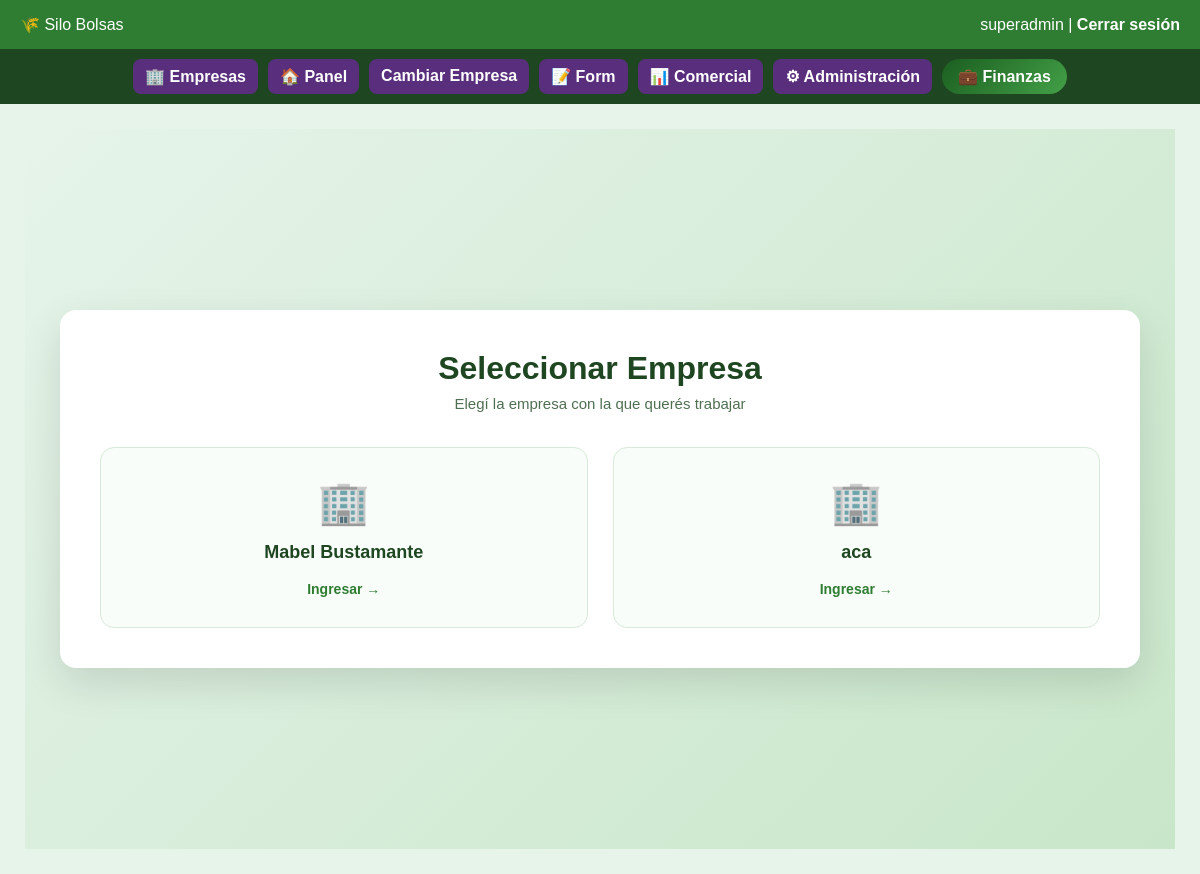
The page /panel (signed in) on the database as committed earlier.
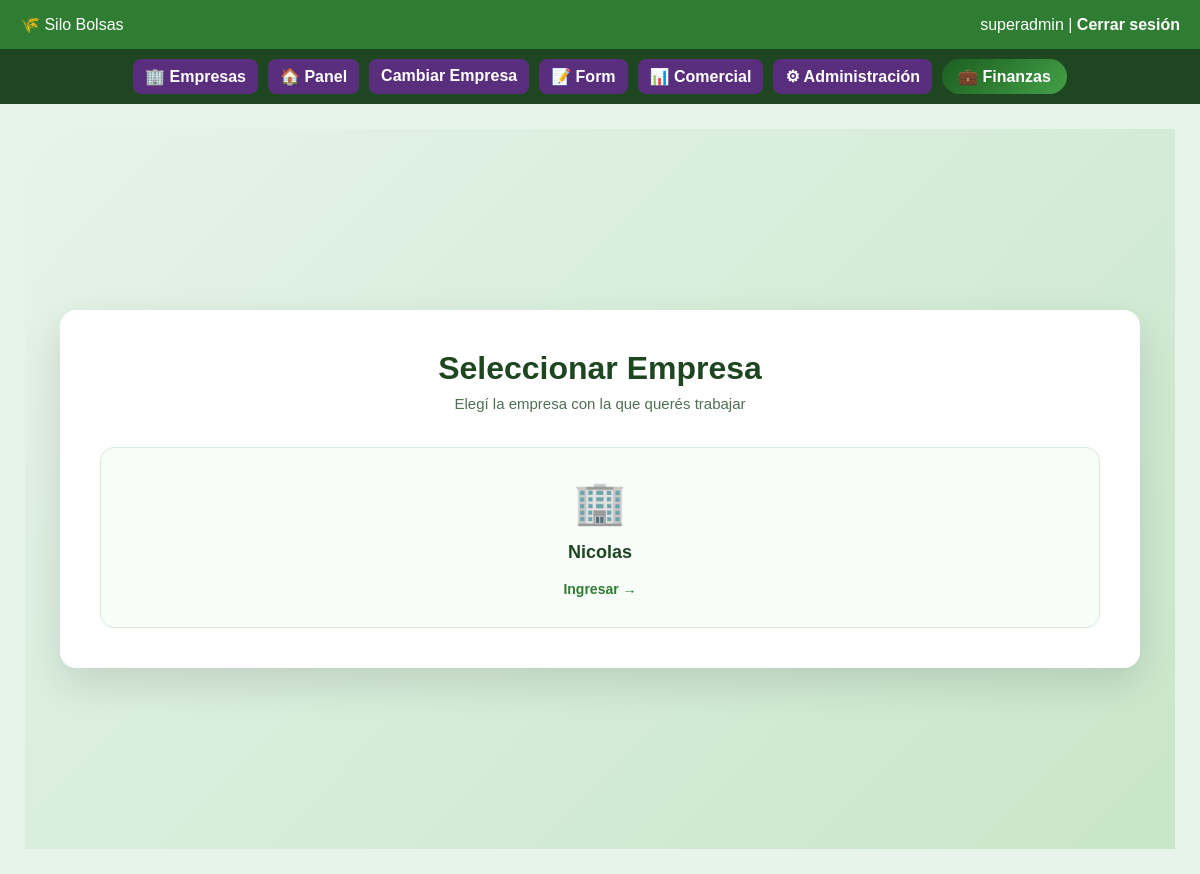
The same page on the database as committed later.
### tables this page shows
CREATE TABLE empresas (
            id INTEGER PRIMARY KEY AUTOINCREMENT,
            nombre TEXT UNIQUE NOT NULL,
            fecha_alta TEXT NOT NULL,
            tipo_contrato TEXT,
            fecha_vencimiento TEXT,
            activa INTEGER DEFAULT 1,
            criterio_futuro TEXT
        );

### panel/routes.py (the view, shortened to what this page needs)
@panel_bp.route("/")
@panel_bp.route("/panel")
@login_required
def panel():
    if not tiene_permiso("panel"):
        return acceso_denegado("panel")
    conn = get_db()
    if current_user.es_superadmin:
        if "empresa_contexto" not in session:
            empresas = conn.execute("""
                SELECT id, nombre
                FROM empresas
                WHERE activa = 1
                ORDER BY nombre
            """).fetchall()
            conn.close()
            return render_template(
                "seleccionar_empresa.html",
                empresas=empresas
            )
        empresa_id = session["empresa_contexto"]
    else:
        empresa_id = current_user.empresa_id

### app.py (called while the page is built, shortened)
@app.context_processor
def inject_permisos():
    return dict(tiene_permiso=tiene_permiso)

@app.context_processor
def inject_estado_contrato():
    empresa_alerta = None
    empresa_vencida = False
    return dict(
        empresa_alerta=empresa_alerta,
        empresa_vencida=empresa_vencida
    )

@app.context_processor
def inject_empresa_contexto():
    empresa_nombre = None
    if current_user.is_authenticated and current_user.es_superadmin:
        empresa_id = empresa_actual()
    return dict(empresa_activa=empresa_nombre)

### auth/models.py (called while the page is built)
    @staticmethod
    def get(user_id):
        conn = get_db()
        row = conn.execute(
            "SELECT * FROM usuarios WHERE id=?",
            (user_id,)
        ).fetchone()
        conn.close()
        if row:
            return User(row)
        return None

### auth/routes.py (called while the page is built)
@login_manager.user_loader
def load_user(user_id):
    return User.get(user_id)

### db.py (called while the page is built)
    def execute(self, query, params=None):
        if not self.es_postgres:
            query = query.replace("%s", "?")
        if params:
            return self.cursor.execute(query, params)
        else:
            return self.cursor.execute(query)

    def close(self):
        return self.conn.close()

### templates/seleccionar_empresa.html (shortened to what this page needs)
{% extends "base.html" %}
{% block contenido %}
<div class="selector-bg">
    <div class="selector-card">
        <div class="selector-header">
            <h1>Seleccionar Empresa</h1>
            <p>Elegí la empresa con la que querés trabajar</p>
        </div>
        <div class="empresa-grid">
            {% for e in empresas %}
            <a href="{{ url_for('panel.seleccionar_empresa', id=e.id) }}"
               class="empresa-card">
                <div class="empresa-icon">🏢</div>
                <div class="empresa-nombre">{{ e.nombre }}</div>
                <div class="empresa-cta">
                    Ingresar →
                </div>
            </a>
            {% endfor %}
        </div>
    </div>
</div>
{% endblock %}

Rows that differ between the two databases and show on the page:
removed empresas: nombre "Mabel Bustamante"
removed empresas: nombre "aca"
added empresas: nombre "Nicolas"
